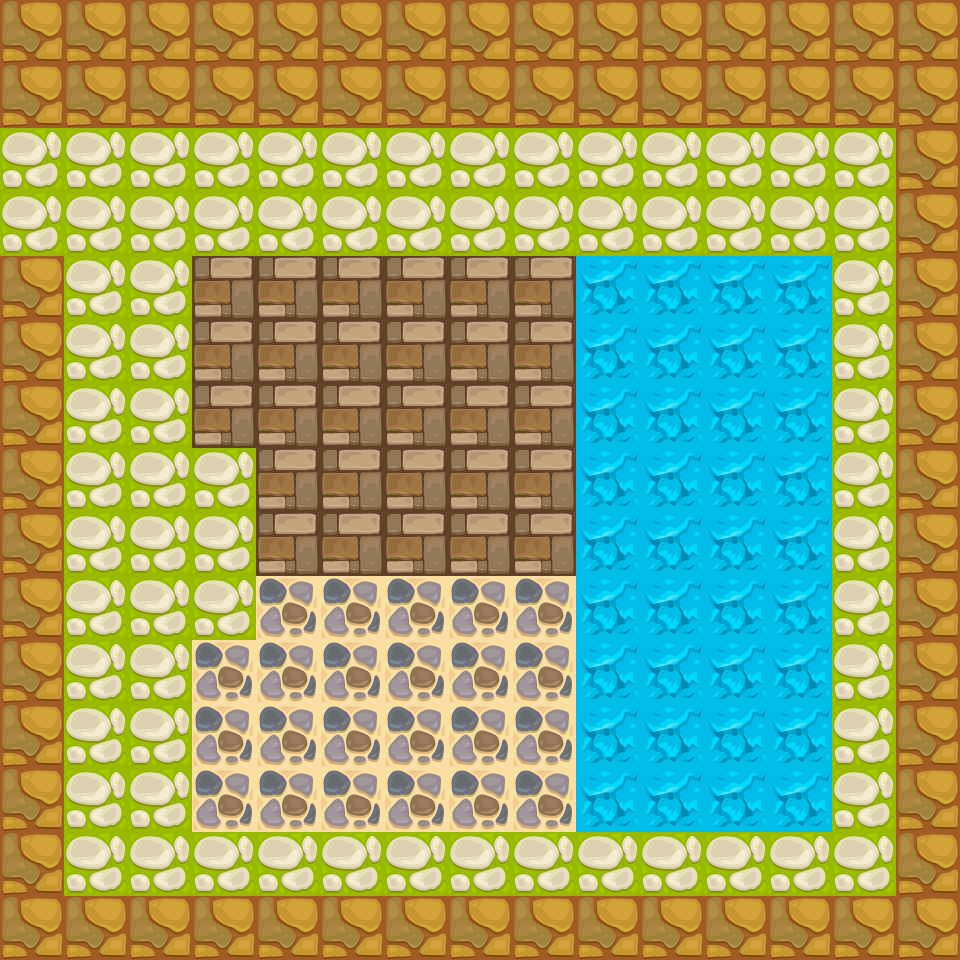

Tiled map render using the project's own tile images. Description and the whole map definition, tile-layer contents included, below:
An orthogonal 15x15 tile map with 64x64 px tiles, 1 tile layer (Tile Layer 1).

<map version="1.10" tiledversion="1.10.2" orientation="orthogonal" renderorder="right-down" width="15" height="15" tilewidth="64" tileheight="64" infinite="0" nextlayerid="2" nextobjectid="1">
 <tileset firstgid="1" name="FloorTiles" tilewidth="64" tileheight="64" tilecount="6" columns="0">
  <grid orientation="orthogonal" width="1" height="1" />
  <tile id="0">
   <image width="64" height="64" source="tiles/clay_tile_64_01.png" />
  </tile>
  <tile id="1">
   <image width="64" height="64" source="tiles/grass_01_tile_64_01.png" />
  </tile>
  <tile id="2">
   <image width="64" height="64" source="tiles/ice_tile_64_01.png" />
  </tile>
  <tile id="3">
   <image width="64" height="64" source="tiles/paving_01_tile_64_02.png" />
  </tile>
  <tile id="4">
   <image width="64" height="64" source="tiles/paving_02_tile_64_01.png" />
  </tile>
  <tile id="5">
   <image width="64" height="64" source="tiles/sand_01_tile_64_01.png" />
  </tile>
 </tileset>
 <layer id="1" name="Tile Layer 1" width="15" height="15">
  <data encoding="csv">
1,1,1,1,1,1,1,1,1,1,1,1,1,1,1,
1,1,1,1,1,1,1,1,1,1,1,1,1,1,1,
2,2,2,2,2,2,2,2,2,2,2,2,2,2,1,
2,2,2,2,2,2,2,2,2,2,2,2,2,2,1,
1,2,2,4,4,4,4,4,4,3,3,3,3,2,1,
1,2,2,4,4,4,4,4,4,3,3,3,3,2,1,
1,2,2,4,4,4,4,4,4,3,3,3,3,2,1,
1,2,2,2,4,4,4,4,4,3,3,3,3,2,1,
1,2,2,2,4,4,4,4,4,3,3,3,3,2,1,
1,2,2,2,6,6,6,6,6,3,3,3,3,2,1,
1,2,2,6,6,6,6,6,6,3,3,3,3,2,1,
1,2,2,6,6,6,6,6,6,3,3,3,3,2,1,
1,2,2,6,6,6,6,6,6,3,3,3,3,2,1,
1,2,2,2,2,2,2,2,2,2,2,2,2,2,1,
1,1,1,1,1,1,1,1,1,1,1,1,1,1,1
</data>
 </layer>
</map>
